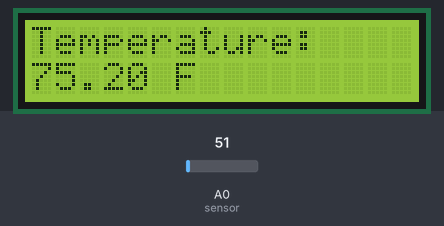
Simulated run of this sketch. Board: Arduino Uno, built with avr-gcc and run on an emulated ATmega328P. Shown: 16×2 character LCD. The inputs (shaded band) are chosen by the test bench; at power-on: A0 (sensor) = 51.

Above: at 1.2 s.
1.3 s: A0 (sensor) set to 61
At 2.7 s:
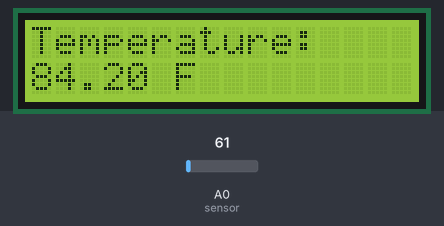
3.5 s: A0 (sensor) set to 71
At 5.2 s:
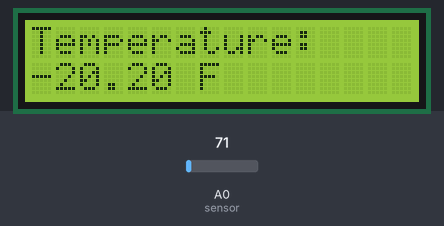
5.5 s: A0 (sensor) set to 89
At 7.1 s:
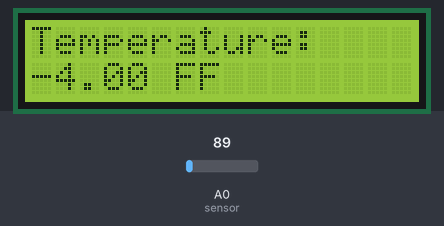
Timing chart, 0 to 8.6 s (numbered marks = the images above; inputs shaded):
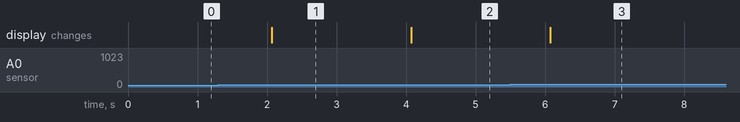

Measured:
- the behaviour switches between 81 and 82 on A0 (sensor) (found by bisection; images 2 and 3)
- after the input at 1.3 s, the display: changes after 0.77 s (image 1)
- after the input at 3.5 s, the display: changes after 0.57 s (image 2)
- after the input at 5.5 s, the display: changes after 0.58 s (image 3)

The sketch:

_14_Digital_Thermometer.ino
```cpp
#include <LiquidCrystal.h> // Call the LCD library
#define sensor A0 // Pin connected to LM35 sensor (A0)
int Vin; // Reads the value from the Arduino pin
float Temperature; // Receives the voltage value converted to temp
float TF; // Receives the converted value in °F
LiquidCrystal lcd(12, 11, 5, 4, 3, 2); // Pins connected the LCD
void setup() {
  lcd.begin(16, 2); // The display is 16x2
  lcd.print("Temperature: "); // Sends text to the LCD
}
void loop() {
  Vin = analogRead (sensor); // Reads the A0 pin and
  // stores the value in Vin
  Temperature = (500 * Vin) / 1023; // Converts voltage value into
  // temperature and stores value
  // in Temperature (in °C)
  TF = ((9 * Temperature) / 5) + 32; // Changes °C to °F
  lcd.setCursor(0, 1); // Move cursor of LCD to next line
  lcd.print(TF); // Display the temperature on the LCD screen
  lcd.print(" F"); // Write F for the Fahrenheit scale
  delay(1000); // Wait for a second before reading the pin again
}
```
